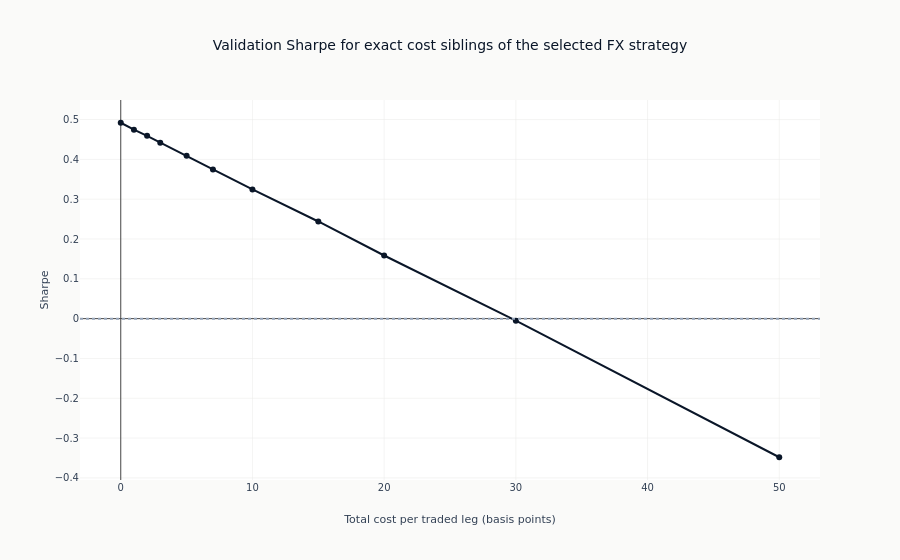

Here is the notebook cell this chart was saved with:
### Code cell
cost_figure = px.line(
    cost_evidence,
    x="total_cost_bps",
    y="sharpe",
    markers=True,
    title="Validation Sharpe for exact cost siblings of the selected FX strategy",
    labels={"total_cost_bps": "Total cost per traded leg (basis points)", "sharpe": "Sharpe"},
)
cost_figure.add_hline(y=0, line_dash="dot", line_color=COLORS["recede"])
cost_figure.show()

### Figure 1 — Plotly figure (JSON) as saved in the notebook; plotly's stock layout.template omitted (floating-point values rounded to 4 significant figures)
{"data": [{"hovertemplate": "Total cost per traded leg (basis points)=%{x}<br>Sharpe=%{y}<extra></extra>", "legendgroup": "", "line": {"color": "#0a1628", "dash": "solid"}, "marker": {"symbol": "circle"}, "mode": "lines+markers", "name": "", "orientation": "v", "showlegend": false, "type": "scatter", "x": [0.0, 1.0, 2.0, 3.0, 5.0, 7.0, 10.0, 15.0, 20.0, 30.0, 50.0], "xaxis": "x", "y": [0.492, 0.4746, 0.4593, 0.4421, 0.4091, 0.3749, 0.3246, 0.2441, 0.1586, -0.005098, -0.3482], "yaxis": "y"}], "layout": {"legend": {"tracegroupgap": 0}, "shapes": [{"line": {"color": "#94a3b8", "dash": "dot"}, "type": "line", "x0": 0, "x1": 1, "xref": "x domain", "y0": 0, "y1": 0, "yref": "y"}], "title": {"text": "Validation Sharpe for exact cost siblings of the selected FX strategy"}, "xaxis": {"anchor": "y", "domain": [0.0, 1.0], "title": {"text": "Total cost per traded leg (basis points)"}}, "yaxis": {"anchor": "x", "domain": [0.0, 1.0], "title": {"text": "Sharpe"}}}}
